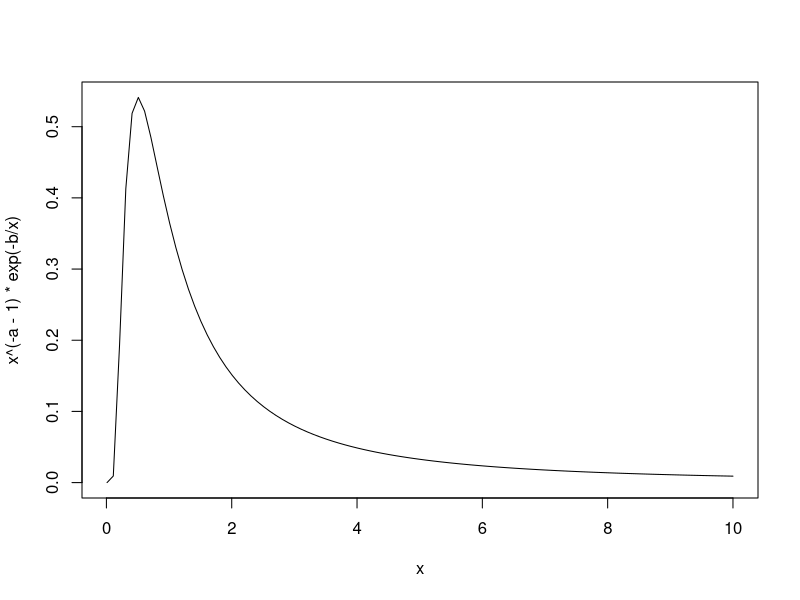
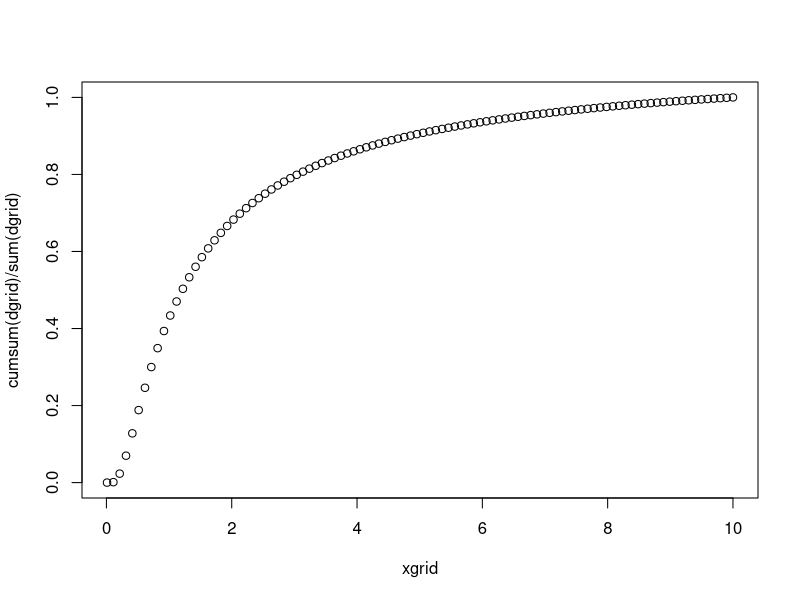

Source code (R) for these figures, in order:
a <- 0.0001
b <- 0.0001
a <- 1
b <- 1
curve(x^(-a-1) * exp(-b/x), 0.01, 10)

xgrid <- seq(0.01, 10, length = 100)
dgrid <- xgrid^(-a-1) * exp(-b/xgrid)
plot(xgrid, cumsum(dgrid) / sum(dgrid))
